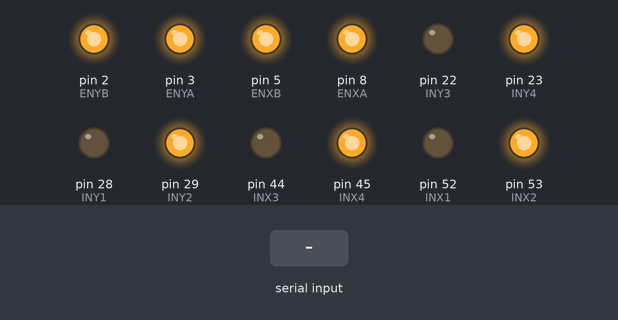
This sketch was run on a simulated Arduino Mega 2560, built with avr-gcc and run on an emulated ATmega2560. Shown: output pins drawn as LEDs (lit = HIGH). Inputs (shaded band) come from the test bench.

Above: at 0.1 s.
At 4.6 s:
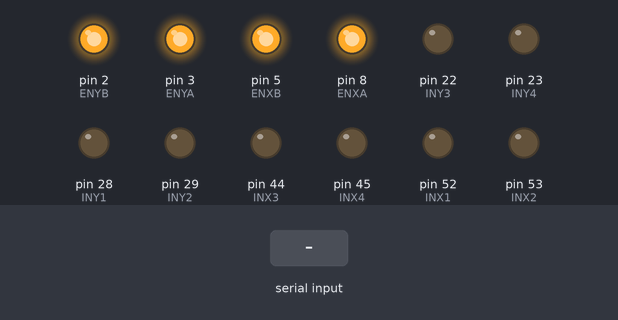
4.7 s: "90,45\n" received over Serial
At 5.7 s:
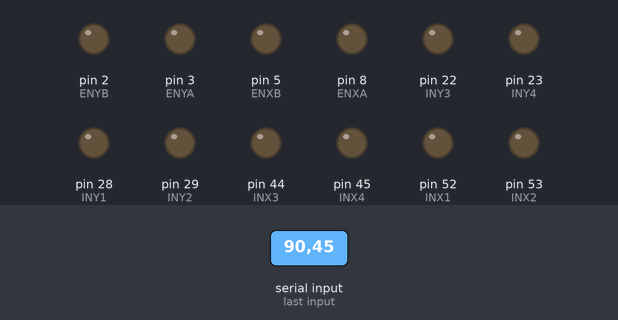
Timing chart, 0 to 7.7 s (numbered marks = the images above; inputs shaded):
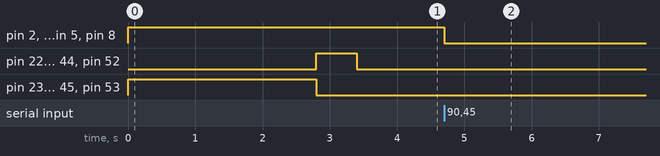

Measured:
- after the input at 4.7 s, pin 2 (ENYB), pin 3 (ENYA), pin 5 (ENXB), pin 8 (ENXA): HIGH → LOW at once

The sketch:

App.ino
```cpp
#define ENXA 8 //m1
#define ENXB 5 //m4
#define ENYA 3 //m3
#define ENYB 2 //m2

#define INX1 52 //m1
#define INX2 53
#define INX3 44 //m4
#define INX4 45

#define INY1 28 //m3
#define INY2 29
#define INY3 22 //m2
#define INY4 23

int x = 0;
int y = 0;
int error_x = 0;
int error_y = 0;

long integral_x = 0;
long integral_y = 0;

int deriv_x = 0;
int deriv_y = 0;

const float Kp = 0.8;
const float Ki = 0.01;
const float Kd = 30;
const float Ka = 0.5;

unsigned long last_ms = 0;


void setup() {
  // put your setup code here, to run once:
  Serial.setTimeout(100);
  Serial.begin(115200);
  pinMode(ENXA, OUTPUT);
  pinMode(ENXB, OUTPUT);
  pinMode(ENYA, OUTPUT);
  pinMode(ENYB, OUTPUT);
  pinMode(INX1, OUTPUT);
  pinMode(INX2, OUTPUT);
  pinMode(INX3, OUTPUT);
  pinMode(INX4, OUTPUT);
  pinMode(INY1, OUTPUT);
  pinMode(INY2, OUTPUT);
  pinMode(INY3, OUTPUT);
  pinMode(INY4, OUTPUT);
  analogWrite(ENXA, 160);
  analogWrite(ENXB, 160);
  analogWrite(ENYA, 160);
  analogWrite(ENYB, 160);

  turn_on_all_acts();
  drop_all_acts();
  delay(1400);
  stop_all_acts();

  calibrate_ball_position();
}

void set_pitch_direction (int position_x) {
  if (position_x > 0) {
    digitalWrite(INX1, HIGH);
    digitalWrite(INX2, LOW);
    digitalWrite(INX3, LOW);
    digitalWrite(INX4, HIGH);
  } else if (position_x < 0) {
    digitalWrite(INX1, LOW);
    digitalWrite(INX2, HIGH);
    digitalWrite(INX3, HIGH);
    digitalWrite(INX4, LOW);
  } else {
    digitalWrite(INX1, LOW);
    digitalWrite(INX2, LOW);
    digitalWrite(INX3, LOW);
    digitalWrite(INX4, LOW);
  }
}

void set_roll_direction (int position_y) {
  if (position_y > 0) {
    digitalWrite(INY1, HIGH);
    digitalWrite(INY2, LOW);
    digitalWrite(INY3, LOW);
    digitalWrite(INY4, HIGH);
  } else if (position_y < 0) {
    digitalWrite(INY1, LOW);
    digitalWrite(INY2, HIGH);
    digitalWrite(INY3, HIGH);
    digitalWrite(INY4, LOW);
  } else {
    digitalWrite(INY1, LOW);
    digitalWrite(INY2, LOW);
    digitalWrite(INY3, LOW);
    digitalWrite(INY4, LOW);
  }
}

void stop_all_acts () {
  set_pitch_direction(0);
  set_roll_direction(0);
}

void rotate_pitch (int velocity) {
  analogWrite(ENXA, velocity);
  analogWrite(ENXB, velocity);
}

void rotate_roll (int velocity) {
  analogWrite(ENYA, velocity);
  analogWrite(ENYB, velocity);
}

void turn_on_all_acts () {
  analogWrite(ENXA, 255);
  analogWrite(ENXB, 255);
  analogWrite(ENYA, 255);
  analogWrite(ENYB, 255);
}

void raise_all_acts () {
  digitalWrite(INX1, HIGH);
  digitalWrite(INX2, LOW);
  digitalWrite(INX3, HIGH);
  digitalWrite(INX4, LOW);
  digitalWrite(INY1, HIGH);
  digitalWrite(INY2, LOW);
  digitalWrite(INY3, HIGH);
  digitalWrite(INY4, LOW);
}

void drop_all_acts () {
  digitalWrite(INX1, LOW);
  digitalWrite(INX2, HIGH);
  digitalWrite(INX3, LOW);
  digitalWrite(INX4, HIGH);
  digitalWrite(INY1, LOW);
  digitalWrite(INY2, HIGH);
  digitalWrite(INY3, LOW);
  digitalWrite(INY4, HIGH);
}

void set_acts_positions_initial() {
  drop_all_acts();
  turn_on_all_acts();
  delay(1400);

  raise_all_acts();
  delay(600);
  stop_all_acts();
}


bool get_ball_position () {
  bool has_ball = false;
  String buffer;
  char store[5];
  int store_index = 0;
  {
    buffer = Serial.readStringUntil('\n');

    for(int i=0; i<buffer.length(); i++) {
      store[store_index] = buffer[i];
      if (buffer[i] == 'x') {
        store[store_index] = 0;
        x = atoi(store);
        store_index = 0;
      } else if (buffer[i] == 'y') {
        store[store_index] = 0;
        y = atoi(store);
        has_ball = true;
        break;
      } else {
        store_index++;
      }
    }
  }

  return has_ball;
}

void calibrate_ball_position() {
  int loop = 0;
  bool has_ball = false;
  set_acts_positions_initial();
  /*while (1) {
    if (Serial.available()) {
      has_ball = get_ball_position();
      if (has_ball) {
        set_pitch_direction(x);
        set_roll_direction(y);
        rotate_pitch(255);
        rotate_roll(255);
        loop++;
      } else {
        stop_all_acts();
      }

      if (loop == 100) {
        break;
      }
    }
  }

  turn_on_all_acts();
  drop_all_acts();
  delay(1400);

  x = 0;
  y = 0;

  set_acts_positions_initial();*/
}

void loop() {
  // put your main code here, to run repeatedly:
  if (Serial.available() > 0) {

    unsigned long current_ms = millis();
    unsigned long dt = current_ms - last_ms;
    if (dt <= 0) {
      dt = 1;
    }

    get_ball_position();
    integral_x += x;
    integral_y += y;

    deriv_x = (x - error_x)/dt;
    deriv_y = (y - error_y)/dt;

    error_x = x;
    error_y = y;


    int pid_x = Kp * x + Kd * deriv_x;
    int pid_y = Kp * y * deriv_y;

    if (pid_x < 0) {
      pid_x *= -1;
    }

    if (pid_y < 0) {
      pid_y *= -1;
    }

    if (pid_x > 255) {
      pid_x = 255;
    }

    if (pid_y > 255) {
      pid_y = 255;
    }
    set_pitch_direction(x);
    set_roll_direction(y);
    rotate_pitch(pid_x);
    rotate_roll(pid_y);

    last_ms = current_ms;
  }
}
```
